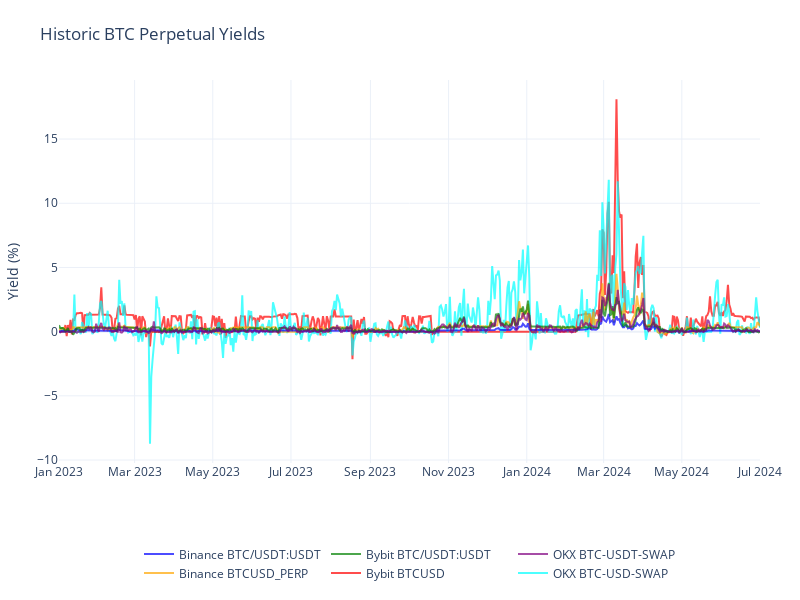

Source (notebook cell):
### Code cell
import pandas as pd
import plotly.graph_objects as go

yield_filepath = './results/test/yield.csv'
yield_df = pd.read_csv(yield_filepath)

fig = go.Figure()

fig.add_trace(go.Scatter(
    x=yield_df['date'],
    y=yield_df['bybit_btccm_yield'] / 0.025,
    mode='lines',
    name='Bybit BTCUSD',
    line=dict(color='red', width=2),
    opacity=0.7,
    legendrank=5
))

fig.add_trace(go.Scatter(
    x=yield_df['date'],
    y=yield_df['okx_btccm_yield'] / 0.0225,
    mode='lines',
    name='OKX BTC-USD-SWAP',
    line=dict(color='cyan', width=2),
    opacity=0.7,
    legendrank=6
))

fig.add_trace(go.Scatter(
    x=yield_df['date'],
    y=yield_df['binance_btccm_yield'] / 0.09,
    mode='lines',
    name='Binance BTCUSD_PERP',
    line=dict(color='orange', width=2),
    opacity=0.7,
    legendrank=4
))


fig.add_trace(go.Scatter(
    x=yield_df['date'],
    y=yield_df['binance_btcusd_yield'] / 0.36,
    mode='lines',
    name='Binance BTC/USDT:USDT',
    line=dict(color='blue', width=2),
    opacity=0.7,
    legendrank=1
))


fig.add_trace(go.Scatter(
    x=yield_df['date'],
    y=yield_df['bybit_btcusd_yield'] / 0.11,
    mode='lines',
    name='Bybit BTC/USDT:USDT',
    line=dict(color='green', width=2),
    opacity=0.7,
    legendrank=2
))


fig.add_trace(go.Scatter(
    x=yield_df['date'],
    y=yield_df['okx_btcusd_yield'] / 0.09,
    mode='lines',
    name='OKX BTC-USDT-SWAP',
    line=dict(color='purple', width=2),
    opacity=0.7,
    legendrank=3
))

# fig.add_trace(go.Scatter(
#     x=yield_df['date'],
#     y=yield_df['bybit_btccm_yield'],
#     mode='lines',
#     name='Bybit BTCUSD',
#     line=dict(color='red', width=2),
#     opacity=0.7,
#     legendrank=5
# ))

# fig.add_trace(go.Scatter(
#     x=yield_df['date'],
#     y=yield_df['okx_btccm_yield'],
#     mode='lines',
#     name='OKX BTC-USD-SWAP',
#     line=dict(color='cyan', width=2),
#     opacity=0.7,
#     legendrank=6
# ))

# fig.add_trace(go.Scatter(
#     x=yield_df['date'],
#     y=yield_df['binance_btccm_yield'],
#     mode='lines',
#     name='Binance BTCUSD_PERP',
#     line=dict(color='orange', width=2),
#     opacity=0.7,
#     legendrank=4
# ))


# fig.add_trace(go.Scatter(
#     x=yield_df['date'],
#     y=yield_df['binance_btcusd_yield'],
#     mode='lines',
#     name='Binance BTC/USDT:USDT',
#     line=dict(color='blue', width=2),
#     opacity=0.7,
#     legendrank=1
# ))


# fig.add_trace(go.Scatter(
#     x=yield_df['date'],
#     y=yield_df['bybit_btcusd_yield'],
#     mode='lines',
#     name='Bybit BTC/USDT:USDT',
#     line=dict(color='green', width=2),
#     opacity=0.7,
#     legendrank=2
# ))


# fig.add_trace(go.Scatter(
#     x=yield_df['date'],
#     y=yield_df['okx_btcusd_yield'],
#     mode='lines',
#     name='OKX BTC-USDT-SWAP',
#     line=dict(color='purple', width=2),
#     opacity=0.7,
#     legendrank=3
# ))

fig.update_layout(
    title='Historic BTC Perpetual Yields',
    yaxis_title='Yield (%)',
    template='plotly_white',
    hovermode='x unified',
    legend=dict(
        orientation='h',
        x=0.5,
        y=-0.2,
        xanchor='center',
        yanchor='top'
    ),
    width=800,
    height=600,
    margin=dict(l=40, r=40, t=80, b=40)
)

fig.update_xaxes(
    tickformat='%b %Y',
)

fig.show()

### Figure 1 — Plotly figure (JSON) as saved in the notebook; plotly's stock layout.template omitted (floating-point values rounded to 4 significant figures; data arrays with more than 128 entries replaced by an {"elided": "..."} marker saying what was removed)
{"data": [{"legendrank": 5, "line": {"color": "red", "width": 2}, "mode": "lines", "name": "Bybit BTCUSD", "opacity": 0.7, "type": "scatter", "x": {"elided": "548 str values"}, "y": {"elided": "548 float values"}}, {"legendrank": 6, "line": {"color": "cyan", "width": 2}, "mode": "lines", "name": "OKX BTC-USD-SWAP", "opacity": 0.7, "type": "scatter", "x": {"elided": "548 str values"}, "y": {"elided": "548 float values"}}, {"legendrank": 4, "line": {"color": "orange", "width": 2}, "mode": "lines", "name": "Binance BTCUSD_PERP", "opacity": 0.7, "type": "scatter", "x": {"elided": "548 str values"}, "y": {"elided": "548 float values"}}, {"legendrank": 1, "line": {"color": "blue", "width": 2}, "mode": "lines", "name": "Binance BTC/USDT:USDT", "opacity": 0.7, "type": "scatter", "x": {"elided": "548 str values"}, "y": {"elided": "548 float values"}}, {"legendrank": 2, "line": {"color": "green", "width": 2}, "mode": "lines", "name": "Bybit BTC/USDT:USDT", "opacity": 0.7, "type": "scatter", "x": {"elided": "548 str values"}, "y": {"elided": "548 float values"}}, {"legendrank": 3, "line": {"color": "purple", "width": 2}, "mode": "lines", "name": "OKX BTC-USDT-SWAP", "opacity": 0.7, "type": "scatter", "x": {"elided": "548 str values"}, "y": {"elided": "548 float values"}}], "layout": {"height": 600, "hovermode": "x unified", "legend": {"orientation": "h", "x": 0.5, "xanchor": "center", "y": -0.2, "yanchor": "top"}, "margin": {"b": 40, "l": 40, "r": 40, "t": 80}, "title": {"text": "Historic BTC Perpetual Yields"}, "width": 800, "xaxis": {"tickformat": "%b %Y"}, "yaxis": {"title": {"text": "Yield (%)"}}}}
